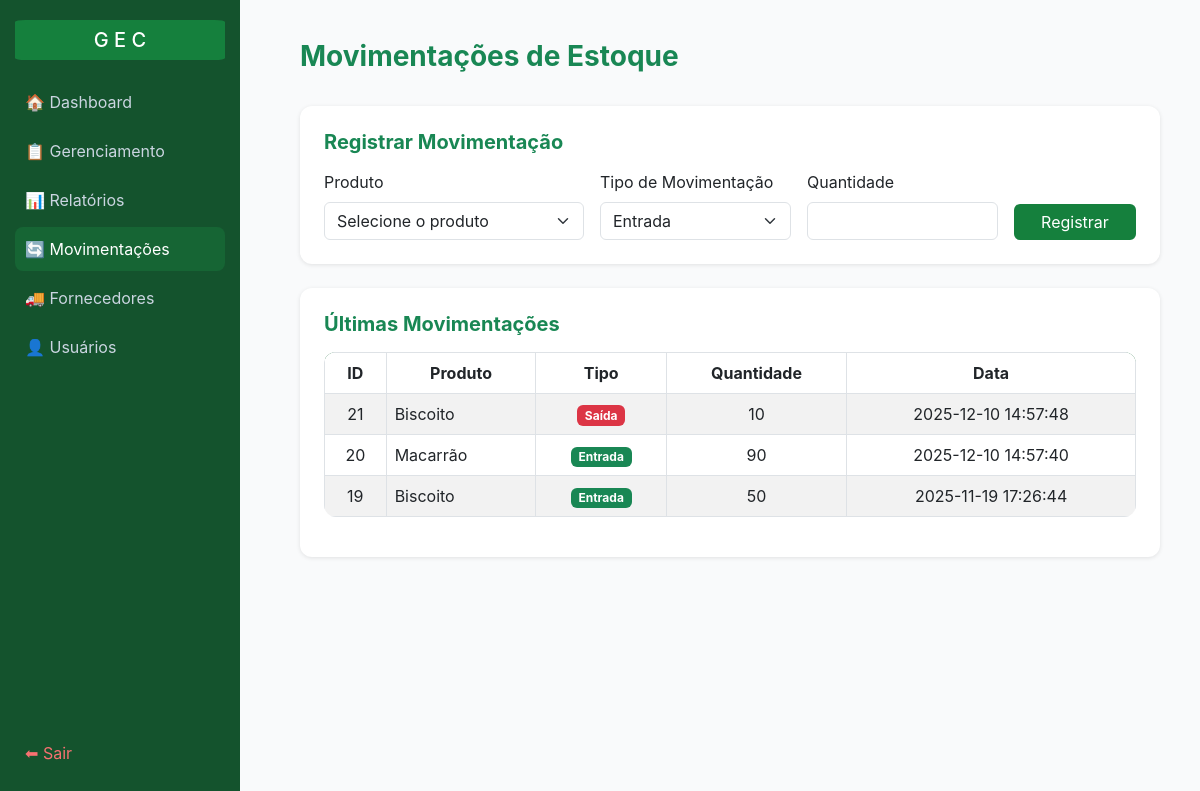
The app's page /movimentacoes (signed in) with its own data.
### tables this page shows
CREATE TABLE "movimentacoes" (
	"id"	INTEGER,
	"produto_id"	INTEGER,
	"tipo"	TEXT,
	"quantidade"	INTEGER,
	"data"	TIMESTAMP DEFAULT CURRENT_TIMESTAMP,
	PRIMARY KEY("id" AUTOINCREMENT)
);

CREATE TABLE "produtos" (
	"id"	INTEGER,
	"nome"	TEXT NOT NULL,
	"descricao"	TEXT,
	"codigo"	NUMERIC UNIQUE,
	"categoria"	TEXT,
	"preco"	REAL NOT NULL,
	"fornecedor_id"	INTEGER,
	"data_validade"	TEXT NOT NULL,
	"status_validade"	TEXT DEFAULT 'válido',
	"ativo"	INTEGER DEFAULT 1,
	PRIMARY KEY("id" AUTOINCREMENT),
	FOREIGN KEY("fornecedor_id") REFERENCES "fornecedores"("id")
);

### app.py (the view, shortened to what this page needs)
@app.route("/movimentacoes", methods=["GET", "POST"])
@login_required
def movimentacao():
    atualizar_produtos()
    conn = conectar()
    cur = conn.cursor()
    movimentos = cur.execute("""
        SELECT m.id, m.tipo, m.quantidade, m.data, p.nome AS produto_nome
        FROM movimentacoes m
        LEFT JOIN produtos p ON m.produto_id = p.id
        ORDER BY m.data DESC LIMIT 50
    """).fetchall()
    produtos = cur.execute("SELECT id, nome FROM produtos WHERE ativo=1").fetchall()
    conn.close()
    return render_template("outros/mov.html", produtos=produtos, movimentos=movimentos)

### app.py (called while the page is built)
def login_required(f):
    @wraps(f)
    def wrapper(*args, **kwargs):
        if not session.get("usuario"):
            flash("Faça login primeiro!")
            return redirect(url_for("login"))
        return f(*args, **kwargs)
    return wrapper

def atualizar_produtos():
    conn = conectar()
    cur = conn.cursor()
    from datetime import datetime, timedelta
    hoje = datetime.now().date()
    limite_alerta = hoje + timedelta(days=7)
    cur.execute("""
        UPDATE produtos
        SET status_validade = 'vencido'
        WHERE date(data_validade) < date(?) AND ativo=1
    """, (hoje,))
    cur.execute("""
        UPDATE produtos
        SET status_validade = 'próximo do vencimento'
        WHERE date(data_validade) BETWEEN date(?) AND date(?) AND ativo=1
    """, (hoje, limite_alerta))
    cur.execute("""
        UPDATE produtos
        SET status_validade = 'válido'
        WHERE date(data_validade) > date(?) AND ativo=1
    """, (limite_alerta,))
    conn.commit()
    conn.close()

### data/db.py (called while the page is built)
def conectar():
    return sqlite3.connect("data/estoque.db")

### templates/outros/mov.html (shortened to what this page needs)
<!DOCTYPE html>
<html lang="pt-BR">
<head>
  <link href="https://cdn.jsdelivr.net/npm/bootstrap@5.3.0/dist/css/bootstrap.min.css" rel="stylesheet">
</head>
<body>
   <div class="sidebar">
    <div>
      <h5>G E C</h5>
      <a href="{{ url_for('home') }}">🏠 Dashboard</a>
      <a href="{{ url_for('gerenciamento') }}">📋 Gerenciamento</a>
      <a href="{{ url_for('relatorios') }}">📊 Relatórios</a>
      <a href="{{ url_for('movimentacao') }}" class="active">🔄 Movimentações</a>
      {% if session.perfil == "admin" %}
      <a href="{{ url_for('listar_forn') }}">🚚 Fornecedores</a>
      <a href="{{ url_for('listar_usuarios') }}">👤 Usuários</a>
      {% endif %}
    </div>
    <div>
      <a href="{{ url_for('login') }}" class="logout" style="color:#f87171">⬅ Sair</a>
    </div>
  </div>
  <div class="content">
    <div class="d-flex justify-content-between align-items-center mb-4">
      <h3 class="fw-bold text-success">Movimentações de Estoque</h3>
    </div>
    <div class="card p-4 mb-4">
      <h5 class="fw-bold text-success mb-3">Registrar Movimentação</h5>
      <form method="POST" class="row g-3">
        <div class="col-md-4">
          <label class="form-label">Produto</label>
          <select name="produto_id" class="form-select" required>
            <option value="" disabled selected>Selecione o produto</option>
          </select>
        </div>
        <div class="col-md-3">
          <label class="form-label">Tipo de Movimentação</label>
          <select name="tipo" class="form-select" required>
            <option value="entrada">Entrada</option>
          </select>
        </div>
        <div class="col-md-3">
          <label class="form-label">Quantidade</label>
          <input type="number" name="quantidade" class="form-control" min="1" required>
        </div>
        <div class="col-md-2 d-flex align-items-end">
          <button type="submit" class="btn btn-success w-100">Registrar</button>
        </div>
      </form>
    </div>
    <div class="card p-4">
      <h5 class="fw-bold text-success mb-3">Últimas Movimentações</h5>
      <div class="table-responsive">
        <table class="table table-striped table-bordered align-middle">
          <thead>
            <tr class="text-center">
              <th>ID</th>
              <th>Produto</th>
              <th>Tipo</th>
              <th>Quantidade</th>
              <th>Data</th>
            </tr>
          </thead>
          <tbody>
            {% if movimentos %}
              {% for m in movimentos %}
              <tr>
                <td class="text-center">{{ m[0] }}</td>
                <td>{{ m[4] }}</td>
                <td class="text-center">
                  {% if m[1] == 'entrada' %}
                    <span class="badge bg-success">Entrada</span>
                  {% else %}
                    <span class="badge bg-danger">Saída</span>
                  {% endif %}
                </td>
                <td class="text-center">{{ m[2] }}</td>
                <td class="text-center">{{ m[3] }}</td>
              </tr>
              {% endfor %}
            {% else %}
              <tr>
                <td colspan="5" class="text-center text-muted">Nenhuma movimentação registrada.</td>
              </tr>
            {% endif %}
          </tbody>
        </table>
      </div>
    </div>
  </div>
</body>
</html>

### templates/outros/mov.html (style rules this page uses)
body { background-color: #f9fafb; font-family: "Inter", sans-serif; }
.sidebar { height: 100vh; width: 240px; background-color: #14532d; color: #fff; position: fixed; top: 0; left: 0; padding: 20px 15px; display: flex; flex-direction: column; justify-content: space-between; }
.sidebar h5 { color: #fff; margin-bottom: 20px; text-align: center; background-color: #15803d; border-radius: 6px; padding: 8px 0; }
.sidebar a { display: block; color: #cbd5e1; text-decoration: none; padding: 10px; border-radius: 8px; margin-bottom: 5px; transition: 0.2s; }
.sidebar a:hover, .sidebar a.active { background-color: #166534; color: #fff; }
.logout { color: #f87171; }
.content { margin-left: 260px; padding: 40px; }
.card { border: none; border-radius: 10px; box-shadow: 0 4px 10px rgba(0, 0, 0, 0.1); }
.btn-success { background-color: #15803d; border: none; }
.sidebar h5 { text-align: center; background-color: #15803d; border-radius: 5%; }
.card { border: none; border-radius: 12px; box-shadow: 0 1px 4px rgba(0,0,0,0.1); }
.table thead { background-color: #166534; color: white; }
.table { overflow: hidden; border-radius: 12px; }

### records on screen
movimentacoes: id "21", nome "Biscoito", tipo "Saída", quantidade "10", data "2025-12-10 14:57:48"
movimentacoes: id "20", nome "Macarrão", tipo "Entrada", quantidade "90", data "2025-12-10 14:57:40"
movimentacoes: id "19", nome "Biscoito", tipo "Entrada", quantidade "50", data "2025-11-19 17:26:44"
